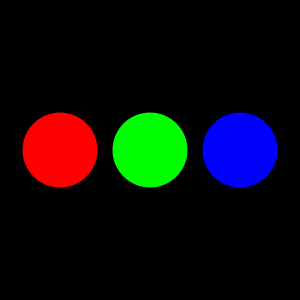
Frame 1 (no input)
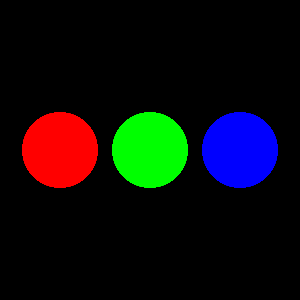
Frame 60 (the mouse pressed at the canvas centre just before this capture)
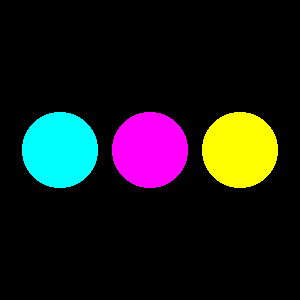
Frame 120 (the mouse held since frame 60 and released just before this capture)

The Processing sketch that drew these frames (run headless with seeded random() and noise(); from frame 60 on, the mouse is pressed at the canvas centre):

// Processing sketch: Exercise09_03
// ── Exercise09_03.pde
/* This program demonstrates color triads.
 * Move your mouse across the display window to change the colors of the circles.
 */

int hue2;
int hue3;

void setup() {
  size(300, 300);
  background(0);
  colorMode(HSB, 300, 100, 100);
  noStroke();
}

void draw() {
  fill(mouseX, 100, 100);
  ellipse(60, 150, 75, 75);

  if (mouseX > 200) {
    hue2 = mouseX + 100 - 300;
  } else {
    hue2 = mouseX + 100;
  }
  fill(hue2, 100, 100);
  ellipse(150, 150, 75, 75);

  if (mouseX > 100) {
    hue3 = mouseX + 200 - 300;
  } else {
    hue3 = mouseX + 200;
  }
  fill(hue3, 200, 200);
  ellipse(240, 150, 75, 75);
}
